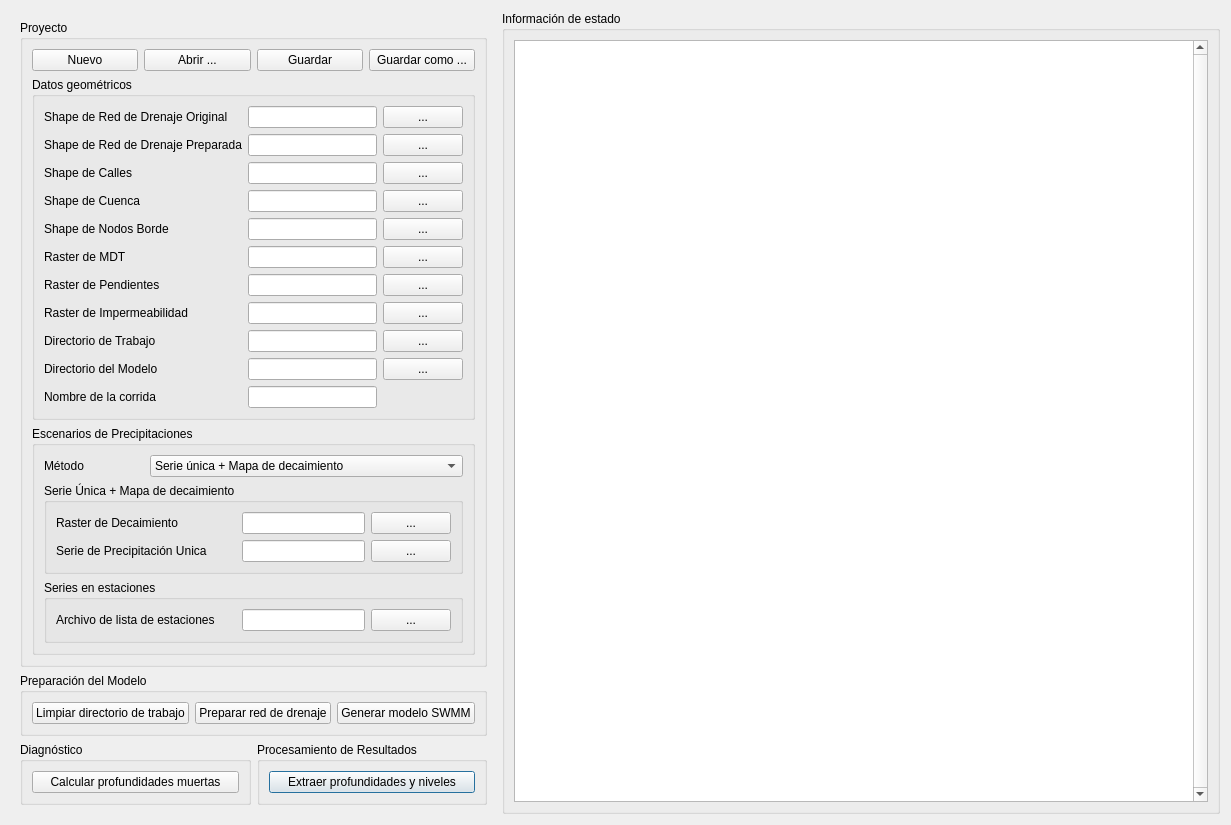
<?xml version="1.0" encoding="UTF-8"?>
<ui version="4.0">
 <class>ConuPyDialogBase</class>
 <widget class="QDialog" name="ConuPyDialogBase">
  <property name="geometry">
   <rect>
    <x>0</x>
    <y>0</y>
    <width>1231</width>
    <height>777</height>
   </rect>
  </property>
  <property name="windowTitle">
   <string>ConuPy</string>
  </property>
  <layout class="QGridLayout" name="gridLayout">
   <item row="0" column="0">
    <widget class="QWidget" name="widget" native="true">
     <layout class="QGridLayout" name="gridLayout_7">
      <item row="3" column="1">
       <widget class="QGroupBox" name="groupBox_2">
        <property name="title">
         <string>Procesamiento de Resultados</string>
        </property>
        <layout class="QGridLayout" name="gridLayout_2">
         <item row="0" column="0">
          <widget class="QPushButton" name="btnActionExtraerProf">
           <property name="text">
            <string>Extraer profundidades y niveles</string>
           </property>
          </widget>
         </item>
        </layout>
       </widget>
      </item>
      <item row="3" column="0">
       <widget class="QGroupBox" name="groupBox_3">
        <property name="title">
         <string>Diagnóstico</string>
        </property>
        <layout class="QGridLayout" name="gridLayout_4">
         <item row="0" column="0">
          <widget class="QPushButton" name="btnActionProfMuertas">
           <property name="text">
            <string>Calcular profundidades muertas</string>
           </property>
          </widget>
         </item>
        </layout>
       </widget>
      </item>
      <item row="2" column="0" colspan="2">
       <widget class="QGroupBox" name="groupBox_b">
        <property name="title">
         <string>Preparación del Modelo</string>
        </property>
        <layout class="QGridLayout" name="gridLayout_5">
         <item row="0" column="2">
          <widget class="QPushButton" name="btnActionPrepareDrainageNetwork">
           <property name="text">
            <string>Preparar red de drenaje</string>
           </property>
          </widget>
         </item>
         <item row="0" column="0">
          <widget class="QPushButton" name="btnActionLimpiarWorkspace">
           <property name="text">
            <string>Limpiar directorio de trabajo</string>
           </property>
          </widget>
         </item>
         <item row="0" column="3">
          <widget class="QPushButton" name="btnActionSWMM">
           <property name="text">
            <string>Generar modelo SWMM</string>
           </property>
          </widget>
         </item>
        </layout>
       </widget>
      </item>
      <item row="0" column="0" colspan="2">
       <widget class="QGroupBox" name="groupBox_a">
        <property name="title">
         <string>Proyecto</string>
        </property>
        <layout class="QGridLayout" name="gridLayout_8">
         <item row="0" column="2">
          <widget class="QPushButton" name="actionGuardar">
           <property name="text">
            <string>Guardar</string>
           </property>
          </widget>
         </item>
         <item row="0" column="3">
          <widget class="QPushButton" name="actionGuardarComo">
           <property name="text">
            <string>Guardar como ...</string>
           </property>
          </widget>
         </item>
         <item row="0" column="1">
          <widget class="QPushButton" name="actionAbrir">
           <property name="text">
            <string>Abrir ...</string>
           </property>
          </widget>
         </item>
         <item row="0" column="0">
          <widget class="QPushButton" name="actionNuevo">
           <property name="text">
            <string>Nuevo</string>
           </property>
          </widget>
         </item>
         <item row="1" column="0" colspan="4">
          <widget class="QGroupBox" name="groupBox">
           <property name="title">
            <string>Datos geométricos</string>
           </property>
           <layout class="QGridLayout" name="gridLayout_3">
            <item row="1" column="2">
             <widget class="QLineEdit" name="textShpFileDrainageNetworkPrepared"/>
            </item>
            <item row="10" column="3">
             <widget class="QPushButton" name="btnWorkspace">
              <property name="text">
               <string>...</string>
              </property>
             </widget>
            </item>
            <item row="4" column="3">
             <widget class="QPushButton" name="btnCuenca">
              <property name="text">
               <string>...</string>
              </property>
             </widget>
            </item>
            <item row="6" column="3">
             <widget class="QPushButton" name="btnMDE">
              <property name="text">
               <string>...</string>
              </property>
             </widget>
            </item>
            <item row="6" column="2">
             <widget class="QLineEdit" name="textRasterFileDEM"/>
            </item>
            <item row="5" column="2">
             <widget class="QLineEdit" name="textShpFileNodosBorde"/>
            </item>
            <item row="7" column="3">
             <widget class="QPushButton" name="btnSlope">
              <property name="text">
               <string>...</string>
              </property>
             </widget>
            </item>
            <item row="10" column="2">
             <widget class="QLineEdit" name="textWorkspace"/>
            </item>
            <item row="9" column="2">
             <widget class="QLineEdit" name="textRasterFileImpermeabilidad"/>
            </item>
            <item row="7" column="0">
             <widget class="QLabel" name="label_5">
              <property name="text">
               <string>Raster de Pendientes</string>
              </property>
             </widget>
            </item>
            <item row="7" column="2">
             <widget class="QLineEdit" name="textRasterFileSlope"/>
            </item>
            <item row="11" column="2">
             <widget class="QLineEdit" name="textModelDirectory"/>
            </item>
            <item row="4" column="0">
             <widget class="QLabel" name="label_2">
              <property name="text">
               <string>Shape de Cuenca</string>
              </property>
             </widget>
            </item>
            <item row="10" column="0">
             <widget class="QLabel" name="label_9">
              <property name="text">
               <string>Directorio de Trabajo</string>
              </property>
             </widget>
            </item>
            <item row="4" column="2">
             <widget class="QLineEdit" name="textShpFileCuenca"/>
            </item>
            <item row="2" column="2">
             <widget class="QLineEdit" name="textShpFileCalles"/>
            </item>
            <item row="12" column="2">
             <widget class="QLineEdit" name="textModelFileName"/>
            </item>
            <item row="0" column="0">
             <widget class="QLabel" name="label_3">
              <property name="text">
               <string>Shape de Red de Drenaje Original</string>
              </property>
             </widget>
            </item>
            <item row="1" column="0">
             <widget class="QLabel" name="label_13">
              <property name="text">
               <string>Shape de Red de Drenaje Preparada</string>
              </property>
             </widget>
            </item>
            <item row="9" column="3">
             <widget class="QPushButton" name="btnImpermeabilidad">
              <property name="text">
               <string>...</string>
              </property>
             </widget>
            </item>
            <item row="9" column="0">
             <widget class="QLabel" name="label_8">
              <property name="text">
               <string>Raster de Impermeabilidad</string>
              </property>
             </widget>
            </item>
            <item row="0" column="3">
             <widget class="QPushButton" name="btnDrainageNetworkOriginal">
              <property name="text">
               <string>...</string>
              </property>
             </widget>
            </item>
            <item row="11" column="0">
             <widget class="QLabel" name="label_10">
              <property name="text">
               <string>Directorio del Modelo</string>
              </property>
             </widget>
            </item>
            <item row="0" column="2">
             <widget class="QLineEdit" name="textShpFileDrainageNetworkOriginal"/>
            </item>
            <item row="1" column="3">
             <widget class="QPushButton" name="btnDrainageNetworkPrepared">
              <property name="text">
               <string>...</string>
              </property>
             </widget>
            </item>
            <item row="5" column="0">
             <widget class="QLabel" name="label_7">
              <property name="text">
               <string>Shape de Nodos Borde</string>
              </property>
             </widget>
            </item>
            <item row="2" column="3">
             <widget class="QPushButton" name="btnCalles">
              <property name="text">
               <string>...</string>
              </property>
             </widget>
            </item>
            <item row="6" column="0">
             <widget class="QLabel" name="label_4">
              <property name="text">
               <string>Raster de MDT</string>
              </property>
             </widget>
            </item>
            <item row="2" column="0">
             <widget class="QLabel" name="label">
              <property name="text">
               <string>Shape de Calles</string>
              </property>
             </widget>
            </item>
            <item row="5" column="3">
             <widget class="QPushButton" name="btnNodosBorde">
              <property name="text">
               <string>...</string>
              </property>
             </widget>
            </item>
            <item row="11" column="3">
             <widget class="QPushButton" name="btnModelDirectory">
              <property name="text">
               <string>...</string>
              </property>
             </widget>
            </item>
            <item row="12" column="0">
             <widget class="QLabel" name="label_11">
              <property name="text">
               <string>Nombre de la corrida</string>
              </property>
             </widget>
            </item>
           </layout>
          </widget>
         </item>
         <item row="2" column="0" colspan="4">
          <widget class="QGroupBox" name="groupBox_4">
           <property name="title">
            <string>Escenarios de Precipitaciones</string>
           </property>
           <layout class="QGridLayout" name="gridLayout_9">
            <item row="0" column="0">
             <widget class="QLabel" name="label_18">
              <property name="text">
               <string>Método</string>
              </property>
             </widget>
            </item>
            <item row="1" column="0" colspan="4">
             <widget class="QGroupBox" name="groupPrecipitationMethod0">
              <property name="title">
               <string>Serie Única + Mapa de decaimiento</string>
              </property>
              <layout class="QGridLayout" name="gridLayout_10">
               <item row="1" column="2">
                <widget class="QPushButton" name="btnCoeficiente">
                 <property name="text">
                  <string>...</string>
                 </property>
                </widget>
               </item>
               <item row="3" column="1">
                <widget class="QLineEdit" name="textRainFileName"/>
               </item>
               <item row="3" column="0">
                <widget class="QLabel" name="label_25">
                 <property name="text">
                  <string>Serie de Precipitación Unica</string>
                 </property>
                </widget>
               </item>
               <item row="3" column="2">
                <widget class="QPushButton" name="btnRain">
                 <property name="text">
                  <string>...</string>
                 </property>
                </widget>
               </item>
               <item row="1" column="0">
                <widget class="QLabel" name="label_26">
                 <property name="minimumSize">
                  <size>
                   <width>180</width>
                   <height>0</height>
                  </size>
                 </property>
                 <property name="text">
                  <string>Raster de Decaimiento</string>
                 </property>
                </widget>
               </item>
               <item row="1" column="1">
                <widget class="QLineEdit" name="textRasterFileCoeficiente"/>
               </item>
              </layout>
             </widget>
            </item>
            <item row="7" column="0" colspan="4">
             <widget class="QGroupBox" name="groupPrecipitationMethod1">
              <property name="title">
               <string>Series en estaciones</string>
              </property>
              <layout class="QGridLayout" name="gridLayout_11">
               <item row="1" column="1">
                <widget class="QLineEdit" name="textStationsFileName"/>
               </item>
               <item row="1" column="0">
                <widget class="QLabel" name="label_27">
                 <property name="minimumSize">
                  <size>
                   <width>180</width>
                   <height>0</height>
                  </size>
                 </property>
                 <property name="text">
                  <string>Archivo de lista de estaciones</string>
                 </property>
                </widget>
               </item>
               <item row="1" column="2">
                <widget class="QPushButton" name="btnStations">
                 <property name="text">
                  <string>...</string>
                 </property>
                </widget>
               </item>
              </layout>
             </widget>
            </item>
            <item row="0" column="1" colspan="3">
             <widget class="QComboBox" name="cbbPrecipitationMethod">
              <item>
               <property name="text">
                <string>Serie única + Mapa de decaimiento</string>
               </property>
              </item>
              <item>
               <property name="text">
                <string>Series en estaciones</string>
               </property>
              </item>
             </widget>
            </item>
           </layout>
          </widget>
         </item>
        </layout>
       </widget>
      </item>
     </layout>
    </widget>
   </item>
   <item row="0" column="1">
    <widget class="QGroupBox" name="groupBox_c">
     <property name="title">
      <string>Información de estado</string>
     </property>
     <layout class="QGridLayout" name="gridLayout_6">
      <item row="2" column="0">
       <widget class="QTextEdit" name="textInfo">
        <property name="verticalScrollBarPolicy">
         <enum>Qt::ScrollBarAlwaysOn</enum>
        </property>
       </widget>
      </item>
     </layout>
    </widget>
   </item>
  </layout>
 </widget>
 <resources/>
 <connections/>
</ui>
